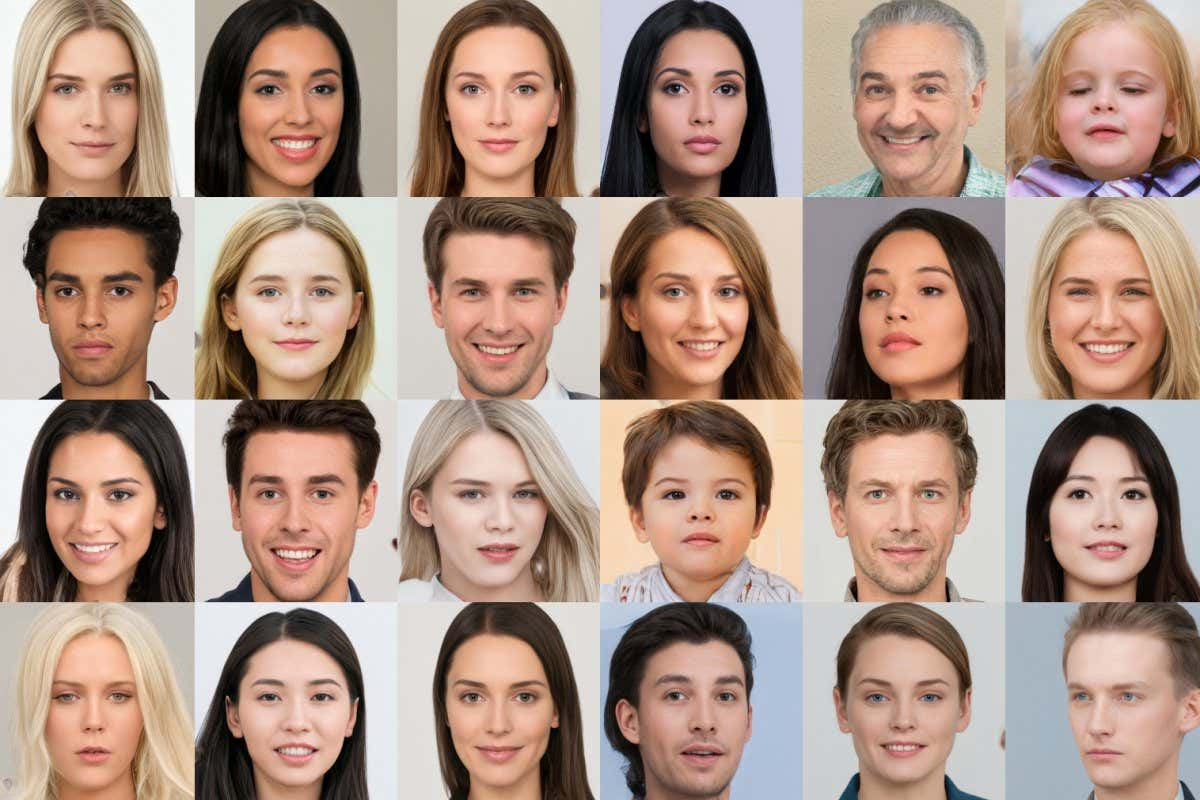
#> input picture opencv-works/face-detection/image2.jpg, 1200 x 800 px
$ jupyter execute 'face detection.ipynb'
#> lines starting #> are read from the running program, lines starting #| are printed output that depends on the picture; after the words box and inside, x2 and y2 are one past the last pixel; in counts of white or black regions, pixels touching at a corner belong together
[cell 1]
import cv2

# read image

[cell 2]
# colord image
img = cv2.imread('image2.jpg',1)
#> img is the input picture: shape (800, 1200, 3); mean B, G, R 131.6, 145.1, 170.7

[cell 3]
img

[cell 4]
# black & white
img_bw = cv2.imread('image2.jpg',0)
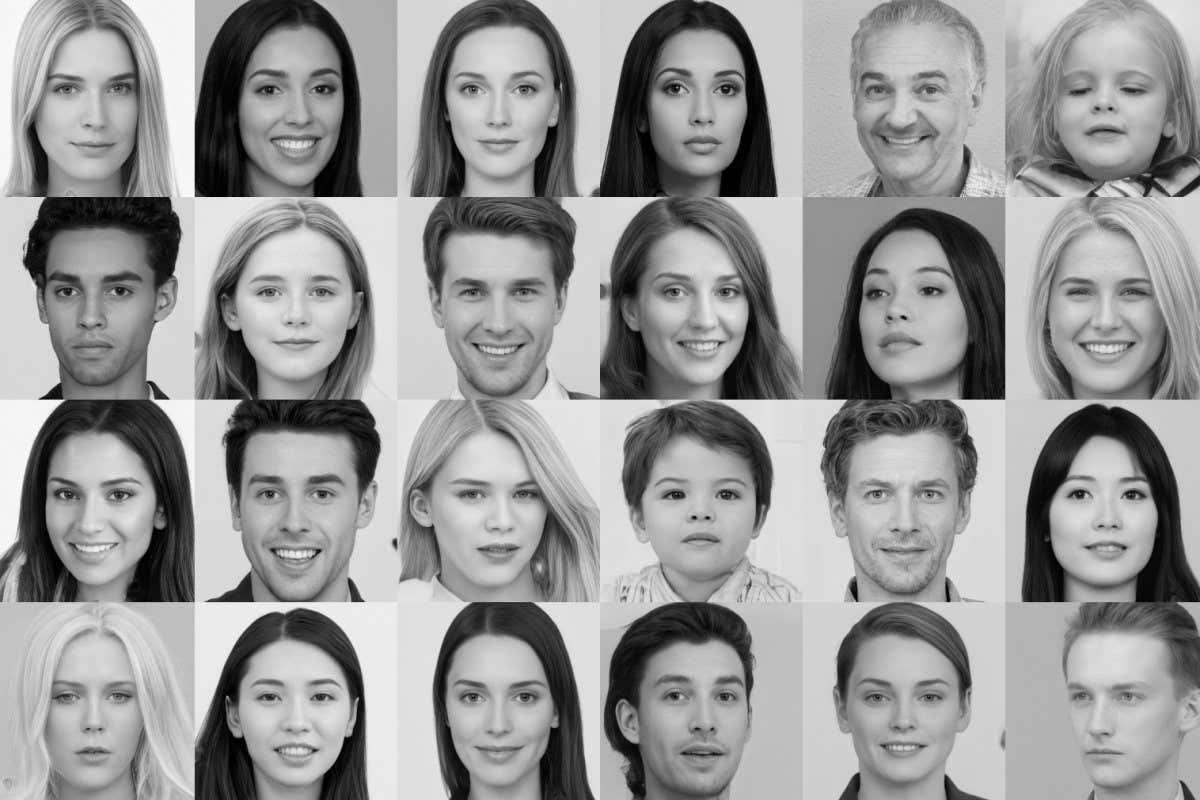
#> img_bw: shape (800, 1200); min 0, max 255, mean 151.2

[cell 5]
img_bw

[cell 6]
print(type(img))
#| <class 'numpy.ndarray'>

[cell 7]
img.shape
#> Out = (800, 1200, 3)

[cell 8]
img_bw.shape
#> Out = (800, 1200)

# display image

[cell 9]
cv2.imshow('Faces', img_bw)
cv2.waitKey(0)
# cv2.waitKey(2000)
cv2.destroyAllWindows()

# resize image

[cell 10]
rs_img = cv2.resize(img, (int(img.shape[1]/2), int(img.shape[0]/2)))

[cell 11]
cv2.imshow('Resize', rs_img)
#cv2.waitKey(0)
cv2.waitKey(2000)
cv2.destroyAllWindows()

# face detection

[cell 12]
# creating cascade classifier object
face_cascade = cv2.CascadeClassifier(cv2.data.haarcascades + "haarcascade_frontalface_default.xml")

[cell 13]
# reading the image
img2 = cv2.imread("image2.jpg")

[cell 14]
# reading the image as gray scale image
gray_img2 = cv2.cvtColor(img2, cv2.COLOR_BGR2GRAY)

[cell 15]
# search the co-ordinate of the image
faces = face_cascade.detectMultiScale(gray_img2, scaleFactor=1.05, minNeighbors=5)
#> faces = 24 rows, first 6: [434, 646, 131, 131], [431, 37, 134, 134], [25, 236, 138, 138], [28, 41, 129, 129], [828, 435, 152, 152], [837, 642, 134, 134]

[cell 16]
print(type(faces))
#| <class 'numpy.ndarray'>

[cell 17]
print(faces)
#> (printed output is left out)

[cell 18]
# plotting rectangle
for x,y,w,h in faces:
    img = cv2.rectangle(img2, (x,y), (x+w,y+h), (0,255,0), 3)
#> this loop made 24 passes
#> (x, y, w, h) on passes 1 to 12: (434, 646, 131, 131), (431, 37, 134, 134), (25, 236, 138, 138), (28, 41, 129, 129), (828, 435, 152, 152), (837, 642, 134, 134), (636, 40, 129, 129), (219, 432, 153, 153), (634, 240, 133, 133), (30, 441, 135, 135), (31, 646, 128, 128), (1035, 642, 139, 139)
#> pass 2, `img = cv2.rectangle(img2, (x,y), (x+w,y+h), (0,255,0), 3)`:
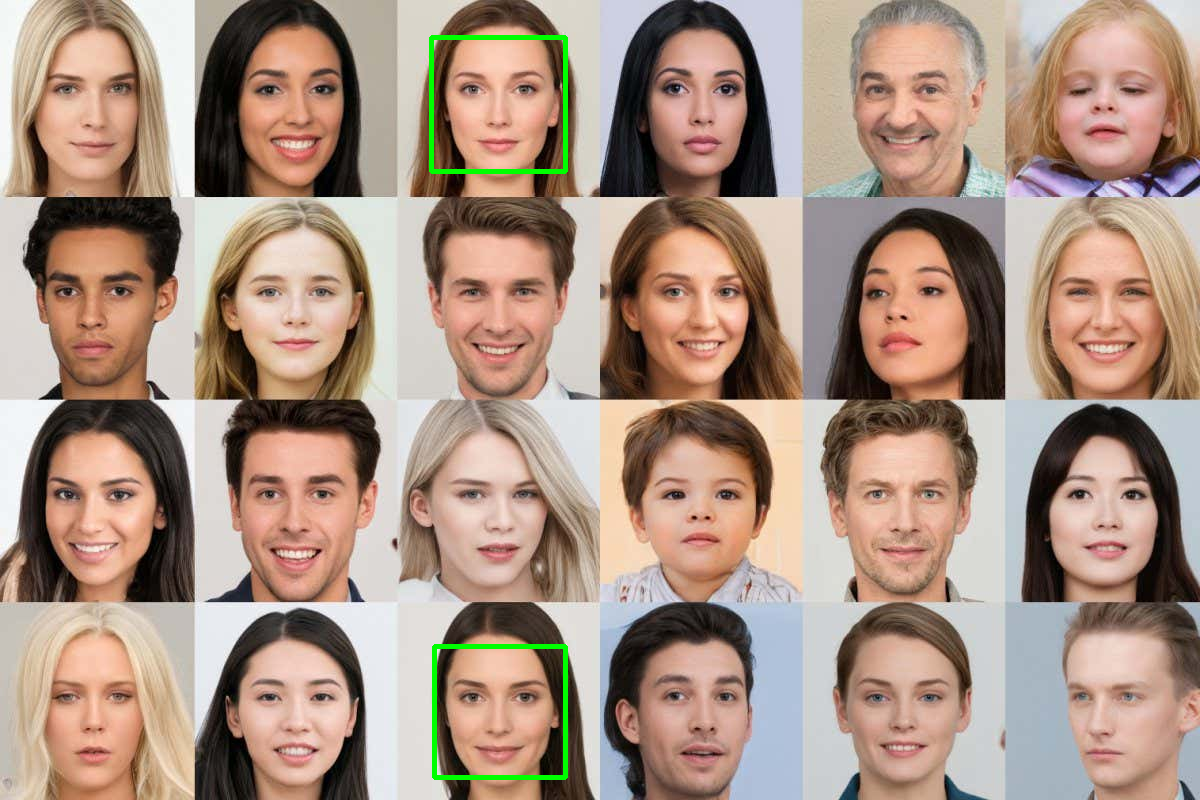
#> img: shape (800, 1200, 3); mean B, G, R 131.1, 145.9, 169.9
#> pass 3, `img = cv2.rectangle(img2, (x,y), (x+w,y+h), (0,255,0), 3)`:
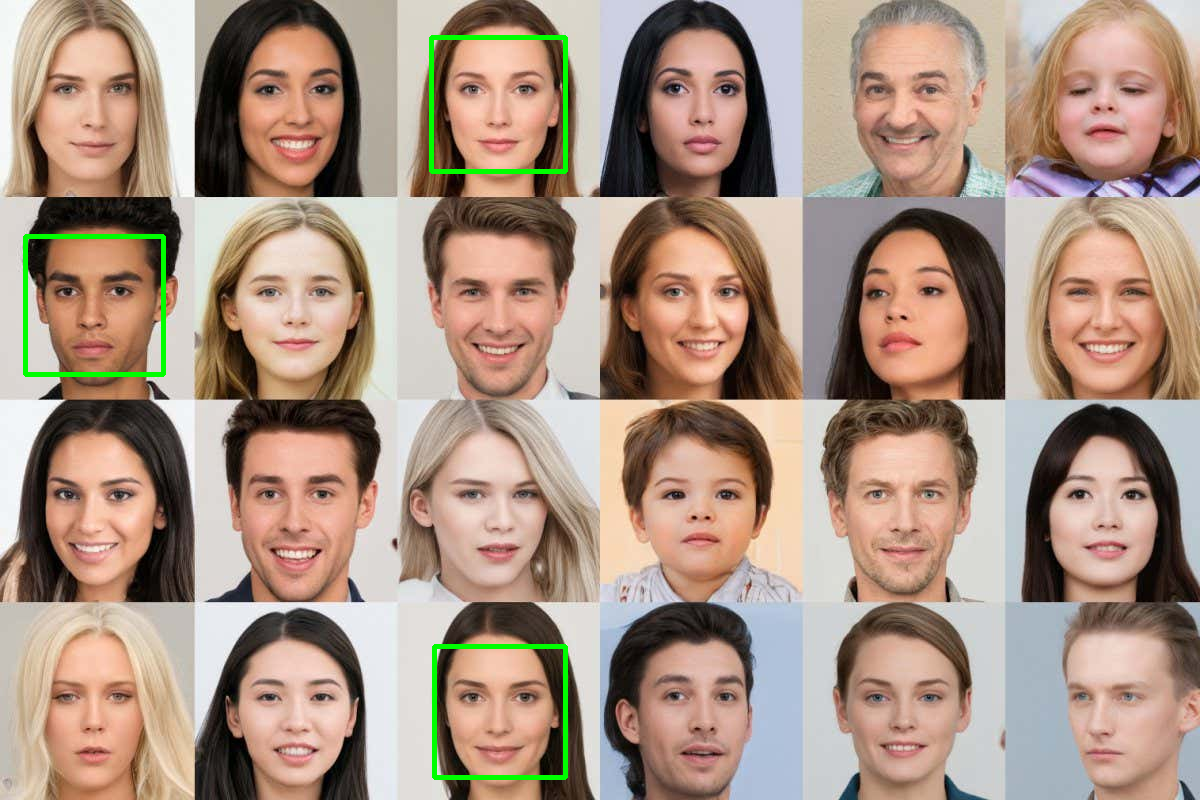
#> img: shape (800, 1200, 3); 0.29% of pixels changed, all inside (x1, y1, x2, y2) = (23, 234, 166, 377)
#> after the loop:
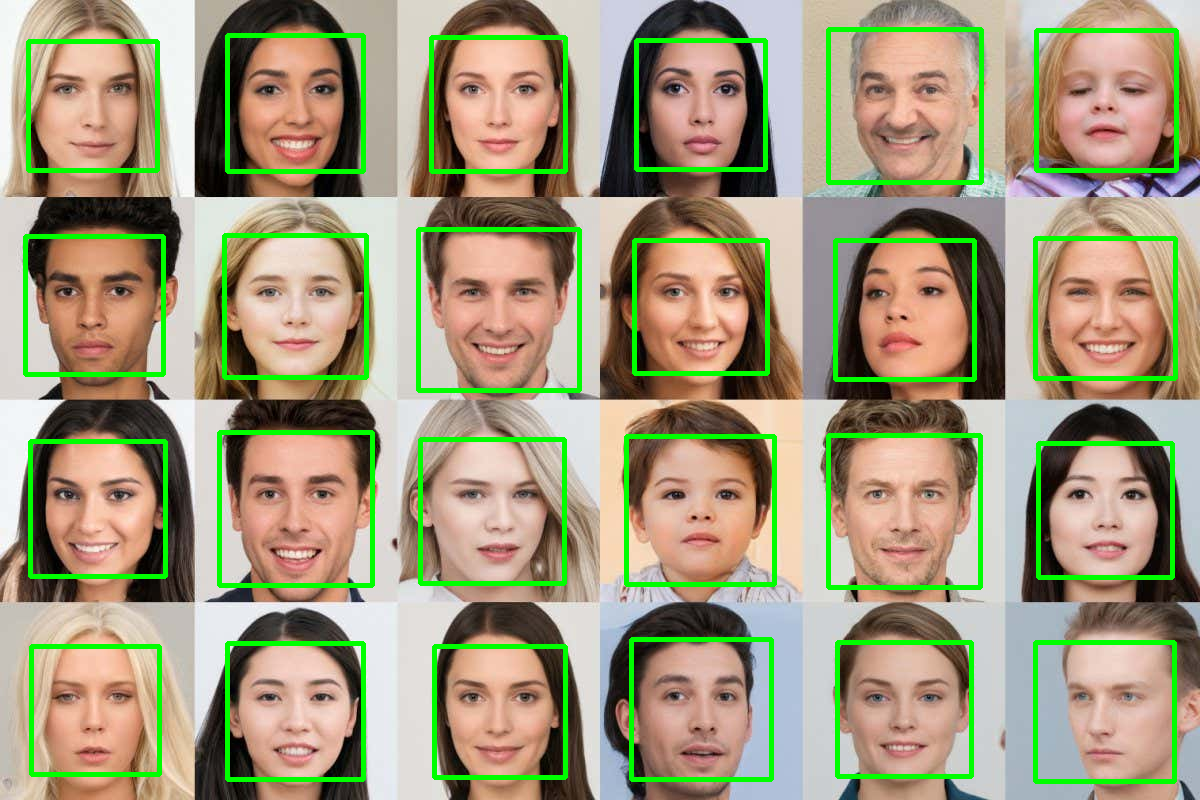
#> img2: shape (800, 1200, 3); 6.94% of pixels changed, all inside (x1, y1, x2, y2) = (23, 27, 1179, 784)

$ run again, with opencv-works/face-detection/image1.jpg copied over opencv-works/face-detection/image2.jpg
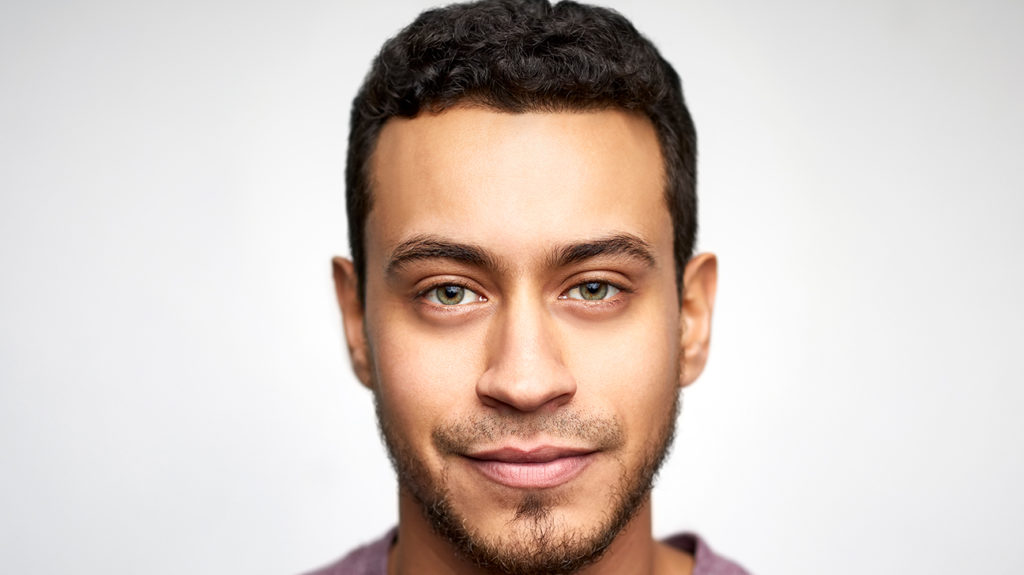
#> input picture opencv-works/face-detection/image1.jpg, 1024 x 575 px
#> img is the input picture: shape (575, 1024, 3); mean B, G, R 193.4, 200.1, 212.8
#> `img_bw = cv2.imread('image2.jpg',0)`:
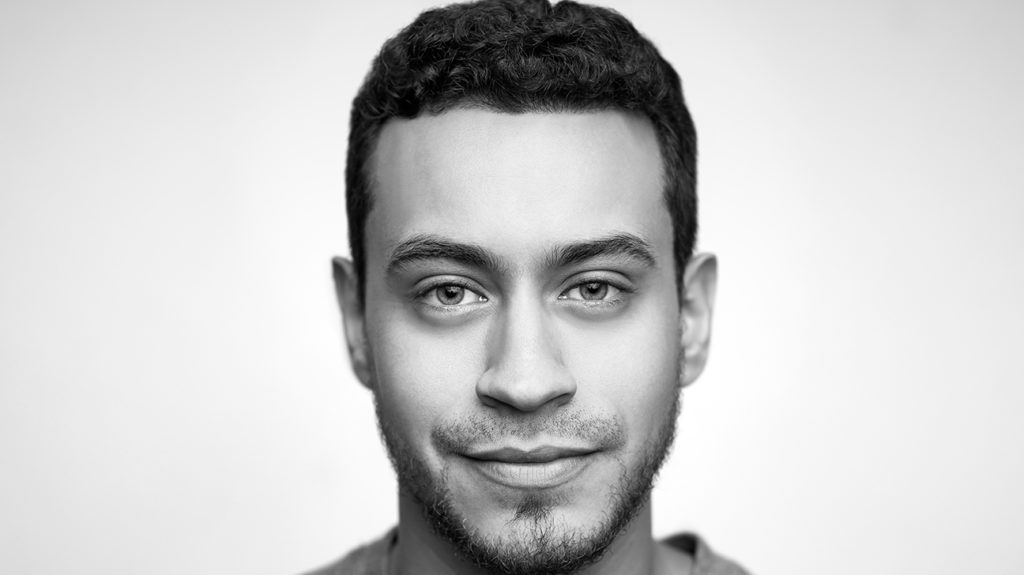
#> img_bw: shape (575, 1024); min 0, max 255, mean 203.1
#| <class 'numpy.ndarray'>
#> faces = [[546, 46, 37, 37], [325, 134, 395, 395]]
#| <class 'numpy.ndarray'>
#| [[546  46  37  37]
#|  [325 134 395 395]]
#> the loop `for x,y,w,h in faces:` made 2 passes
#> pass 2, `img = cv2.rectangle(img2, (x,y), (x+w,y+h), (0,255,0), 3)`:
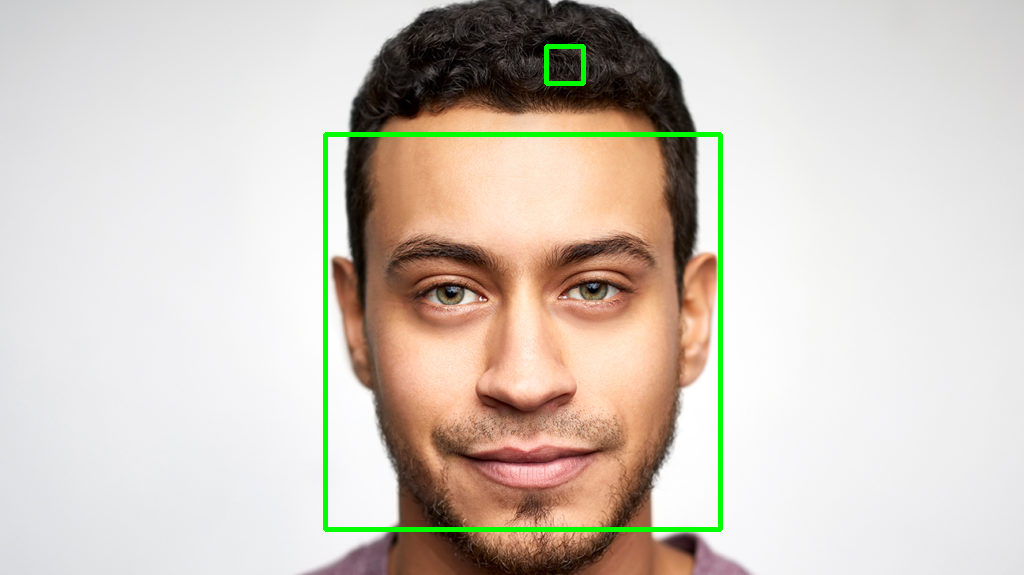
#> img: shape (575, 1024, 3); mean B, G, R 190.8, 201, 209.8
